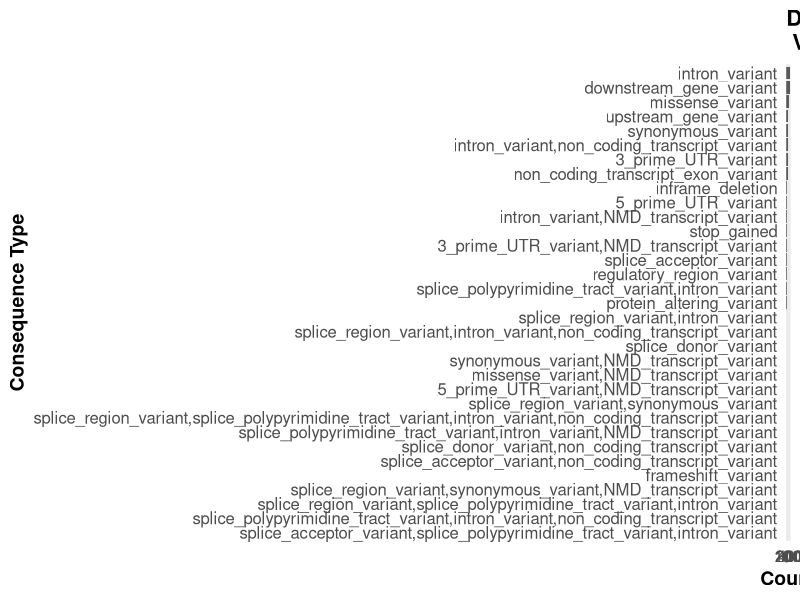
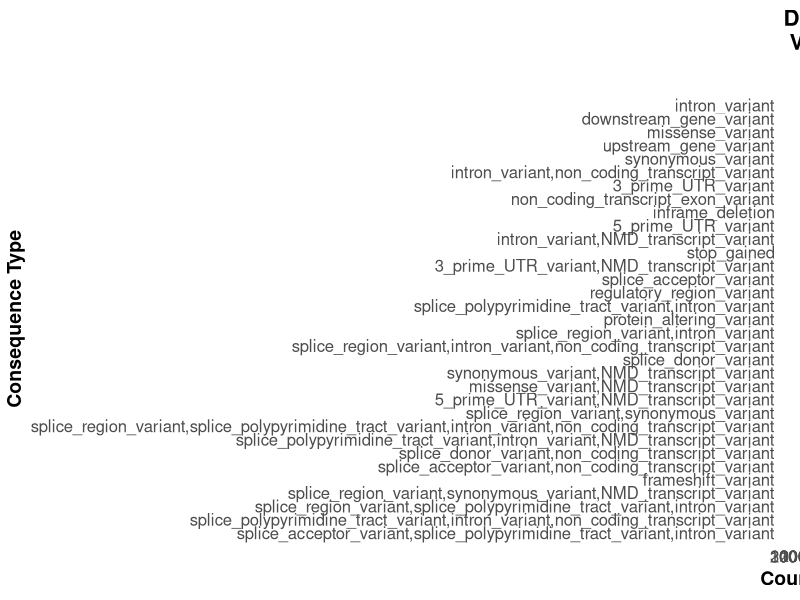
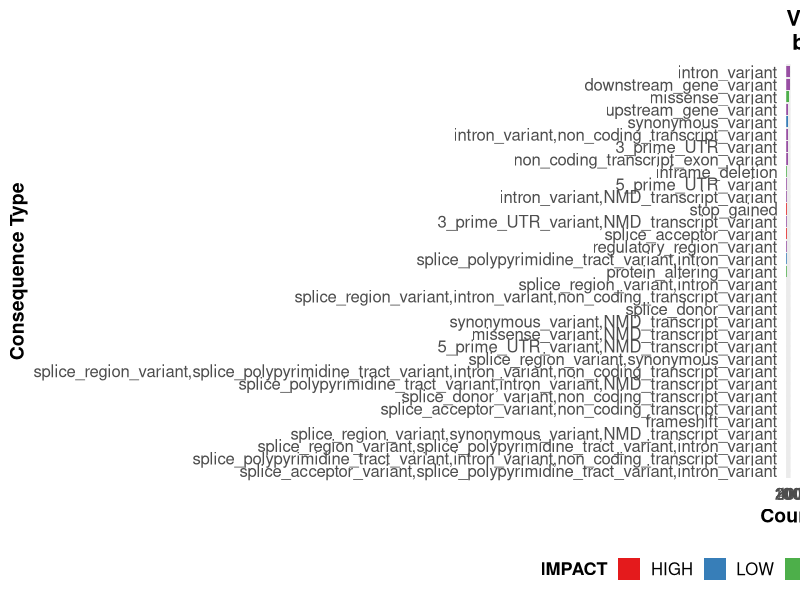
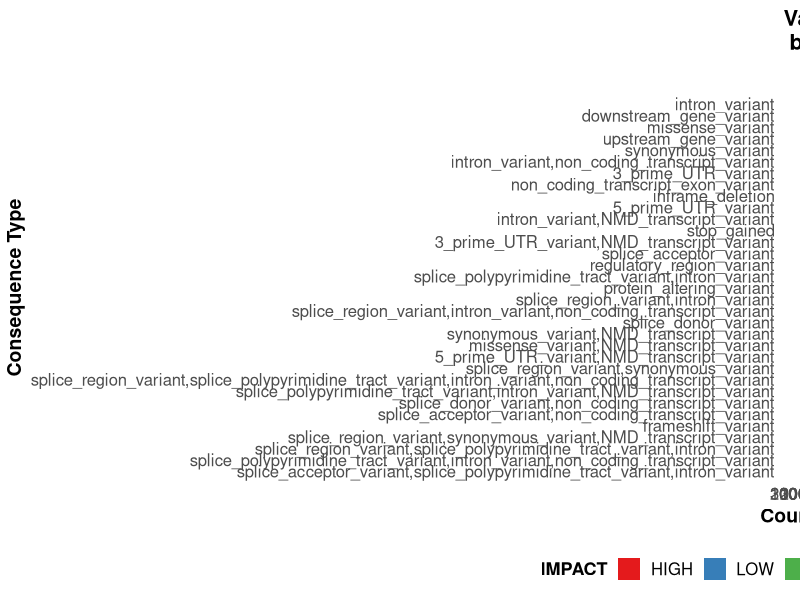
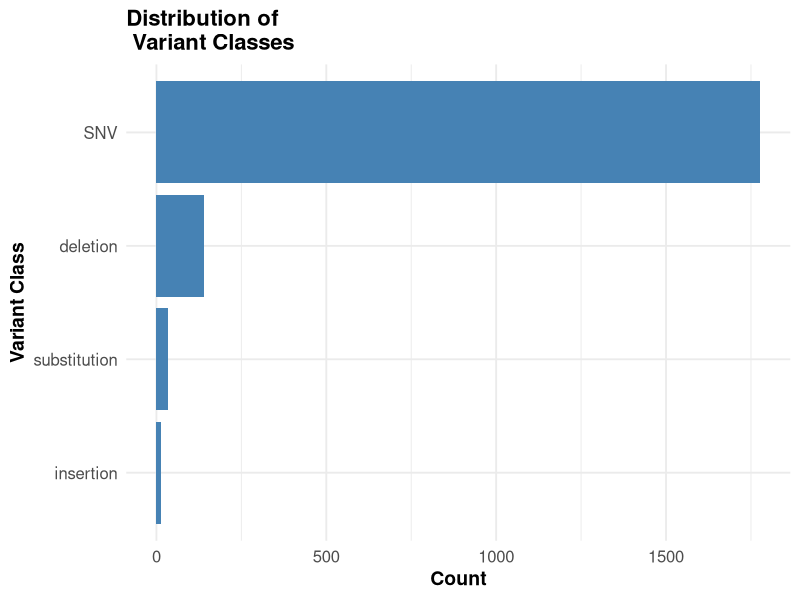
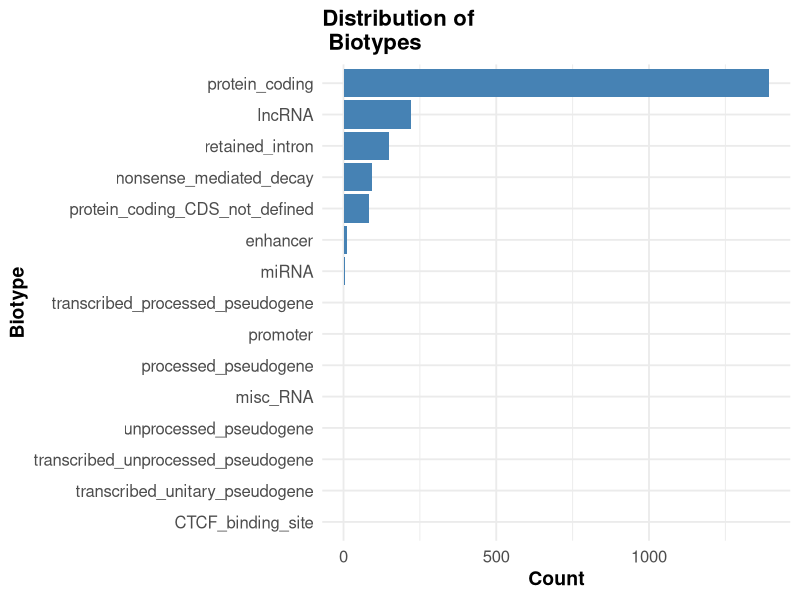
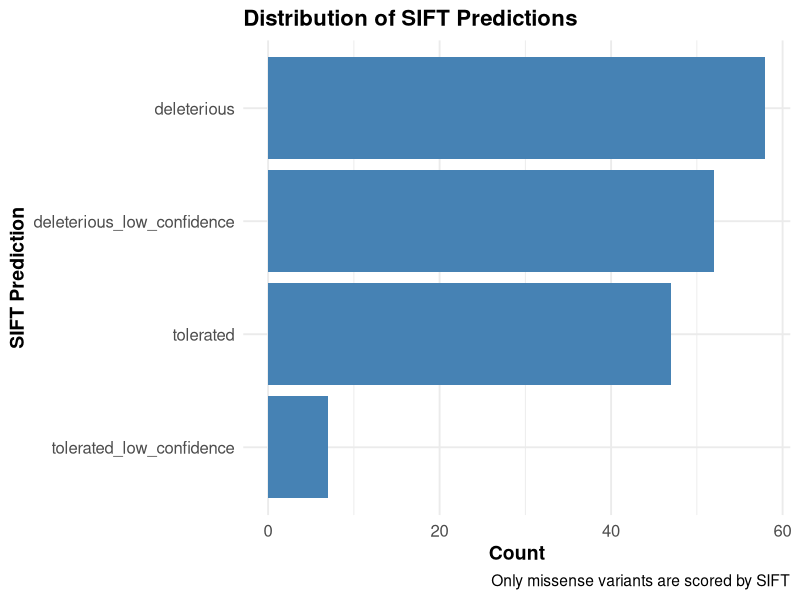
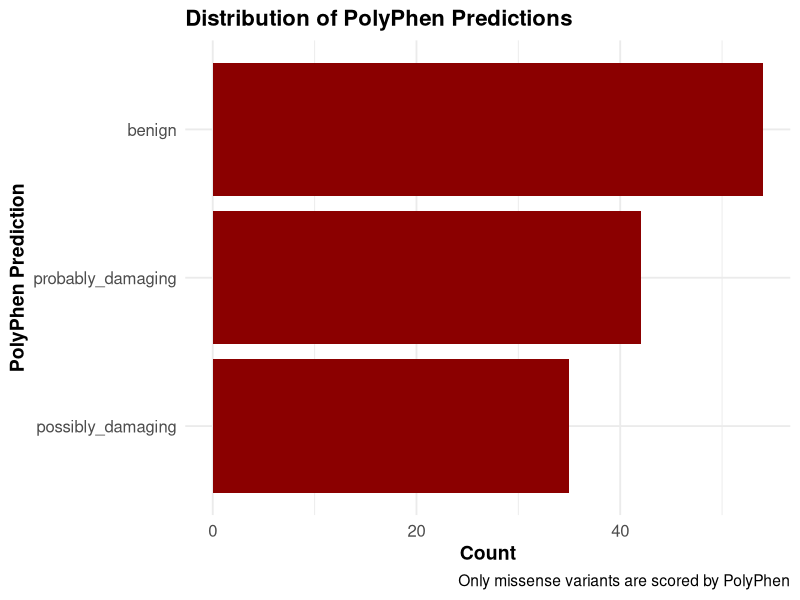

Source code (R) for these figures, in order:
# get libraries
library(tidyverse)
library(magrittr)
library(readr)

# VEP output in
vep_data <- read_tsv(
  "scripts/variant_annotation/chr6ch17_mutect2_annotated_with_clinVar.txt",
  comment = "##"
)

# better to set up a theme
theme_course <- function() {
  theme_minimal(base_size = 14) +  # Base size affects all text
    theme(
      plot.title = element_text(size = 16, face = "bold"),
      axis.title = element_text(size = 14, face = "bold"),
      axis.text = element_text(size = 12),
      legend.title = element_text(size = 13, face = "bold"),
      legend.text = element_text(size = 12),
      strip.text = element_text(size = 13, face = "bold"),  # For facets
      legend.position = "bottom"
    )
}

# Split when it contains multiple values
consequences_df <- vep_data %>%
  separate_rows(Consequence, sep="&") %>%
  select(Consequence)

# get chr
vep_data <- vep_data %>%
  separate(Location, into = c("chr", "position"), sep=":") %>% 
  mutate(chr = factor(chr, levels = c("chr6", "chr17")))

# Extract IMPACT from Extra column
vep_data$IMPACT <- gsub(".*IMPACT=([^;]+).*", "\\1", vep_data$Extra)

# get nice data out of the df
extract_field <- function(data, field) {
  gsub(paste0(".*", field, "=([^;]+).*"), "\\1", data$Extra)
}

# combine multiple fields
vep_data <- vep_data %>%
  mutate(
    IMPACT = extract_field(., "IMPACT"),
    SYMBOL = extract_field(., "SYMBOL"),
    VARIANT_CLASS = extract_field(., "VARIANT_CLASS"),
    BIOTYPE = extract_field(., "BIOTYPE")
  )

#  Tip1. Consequence plot, to visualize the distribution of consequences 
# consequence plot
ggplot(vep_data, aes(x=reorder(Consequence, table(Consequence)[Consequence]))) +
  geom_bar() +
  coord_flip() +
  theme_minimal() +
  labs(title="Distribution of \n Variant Consequences",
       x="Consequence Type",
       y="Count") +
  theme_course()

#  2. Consequence plot, by chromosome 
# consequence plot 
ggplot(vep_data, aes(x=reorder(Consequence, table(Consequence)[Consequence]))) +
  geom_bar() +
  coord_flip() +
  theme_minimal() +
  labs(title="Distribution of \n Variant Consequences",
       x="Consequence Type",
       y="Count") +
  facet_grid(~chr) +
  theme(
    legend.position = "bottom"
  ) +
  theme_course()

# 3. Can we see the consequence colored by impact 
# Impact + Consequence plot
ggplot(vep_data, aes(x=reorder(Consequence, table(Consequence)[Consequence]), fill=IMPACT)) +
  geom_bar() +
  coord_flip() +
  theme_minimal() +
  scale_fill_brewer(palette="Set1") +
  labs(title="Variant Consequences \n by Impact",
       x="Consequence Type",
       y="Count") +
  theme(
    legend.position = "bottom"
  )  +
  theme_course()

# 4. Can we see the consequence colored by impact by chromosome 
# Impact + consequence plot x chr
ggplot(vep_data, aes(x=reorder(Consequence, table(Consequence)[Consequence]), fill=IMPACT)) +
  geom_bar() +
  coord_flip() +
  theme_minimal() +
  scale_fill_brewer(palette="Set1") +
  labs(title="Variant Consequences \n by Impact",
       x="Consequence Type",
       y="Count") +
  facet_grid(~chr) +
  theme(
    legend.position = "bottom"
  )  +
  theme_course()
# 
# Tip5. What are the most common variant classes? 
# variant class plot
vep_data %>%
  count(VARIANT_CLASS) %>%  # Count the classees
  arrange(desc(n)) %>%  # Sort in descending ord
  ggplot(aes(x = reorder(VARIANT_CLASS, n), y = n)) +
  geom_bar(stat = "identity", fill = "steelblue") +
  coord_flip() +
  theme_minimal() +
  labs(title = "Distribution of \n Variant Classes",
       x = "Variant Class",
       y = "Count")  +
  theme_course()
# 6. What are the most common biotypes? 
# biotype distribution
ggplot(vep_data, aes(x=reorder(BIOTYPE, table(BIOTYPE)[BIOTYPE]))) +
  geom_bar(fill="steelblue") +
  coord_flip() +
  theme_minimal() +
  labs(title="Distribution of \n Biotypes",
       x="Biotype",
       y="Count") +
  theme_course()

#  Tip7. Bonus: ClinVar, SIFT, ans PolyPhen 
# Extract SIFT
vep_data$sift <- str_extract(vep_data$Extra, "SIFT=.*?;")
vep_data$sift <- str_replace(vep_data$sift, "SIFT=", "") 
vep_data$sift <- str_replace(vep_data$sift, ";", "")
vep_data$sift <- str_replace(vep_data$sift, "\\(.*\\)", "")

# Extract PolyPhen 
vep_data$polyphen <- vep_data$Extra %>%
  str_extract("PolyPhen=.*?;") %>%
  str_replace("PolyPhen=", "") %>%
  str_replace(";", "") %>%
  str_replace("\\(.*\\)", "")

# Extract ClinVar
vep_data$clinvar <- vep_data$Extra %>%
  str_extract("CLIN_SIG=.*?;") %>%
  str_replace("CLIN_SIG=", "") %>%
  str_replace(";", "")

# Distribution of SIFT predictions
ggplot(subset(vep_data, !is.na(sift)), 
       aes(x = reorder(sift, table(sift)[sift]))) +
  geom_bar(fill = "steelblue") +
  coord_flip() +
  theme_minimal() +
  labs(title = "Distribution of SIFT Predictions",
       x = "SIFT Prediction",
       y = "Count",
       caption = "Only missense variants are scored by SIFT")  +
  theme_course()

# Distribution of PolyPhen predictions 
ggplot(subset(vep_data, !is.na(polyphen)), 
       aes(x = reorder(polyphen, table(polyphen)[polyphen]))) +
  geom_bar(fill = "darkred") +
  coord_flip() +
  theme_minimal() +
  labs(title = "Distribution of PolyPhen Predictions",
       x = "PolyPhen Prediction",
       y = "Count",
       caption = "Only missense variants are scored by PolyPhen")  +
  theme_course()

# Only for variants with both predictions
p3 <- subset(vep_data, !is.na(sift) & !is.na(polyphen)) %>%
  ggplot(aes(x = sift, fill = IMPACT)) +
  geom_bar() +
  facet_wrap(~polyphen) +
  coord_flip() +
  theme_minimal() +
  scale_fill_brewer(palette = "Set1") +
  labs(title = "SIFT and PolyPhen Predictions by Impact",
       x = "SIFT Prediction",
       y = "Count") +
  theme(legend.position = "bottom") +
  theme_course()

# 4. ClinVar significance with impact 
p4 <- subset(vep_data, !is.na(clinvar)) %>%
  ggplot(aes(x = reorder(clinvar, table(clinvar)[clinvar]), fill = IMPACT)) +
  geom_bar() +
  coord_flip() +
  scale_fill_brewer(palette = "Set1") +
  theme_minimal() +
  labs(title = "Clinical Significance by Impact",
       x = "ClinVar Clinical Significance",
       y = "Count") +
  theme(legend.position = "bottom") +
  theme_course()

# 5. For missense variants only - comparison of predictions
p5 <- subset(vep_data, Consequence == "missense_variant" & !is.na(sift) & !is.na(polyphen)) %>%
  ggplot(aes(x = sift, fill = polyphen)) +
  geom_bar(position = "dodge") +
  theme_minimal() +
  scale_fill_brewer(palette = "Set2") +
  labs(title = "SIFT vs PolyPhen Predictions\nfor Missense Variants",
       x = "SIFT Prediction",
       y = "Count",
       fill = "PolyPhen Prediction") +
  theme(axis.text.x = element_text(angle = 45, hjust = 1)) +
  theme_course()

# Gene-level summary - most frequently mutated genes
p6 <- vep_data %>%
  filter(!is.na(SYMBOL) & SYMBOL != "") %>%
  count(SYMBOL, chr) %>%
  arrange(desc(n)) %>%
  slice_head(n = 20) %>%
  ggplot(aes(x = reorder(SYMBOL, n), y = n, fill = chr)) +
  geom_col() +
  coord_flip() +
  scale_fill_brewer(palette = "Set1") +
  labs(title = "Top 20 Most Frequently Mutated Genes",
       x = "Gene Symbol",
       y = "Number of Variants",
       fill = "Chromosome") +
  theme_course()

# High impact variants by gene
p7 <- vep_data %>%
  filter(IMPACT %in% c("HIGH", "MODERATE") & !is.na(SYMBOL) & SYMBOL != "") %>%
  count(SYMBOL, IMPACT) %>%
  arrange(desc(n)) %>%
  slice_head(n = 30) %>%
  ggplot(aes(x = reorder(SYMBOL, n), y = n, fill = IMPACT)) +
  geom_col() +
  coord_flip() +
  scale_fill_manual(values = c("HIGH" = "#d62728", "MODERATE" = "#ff7f0e")) +
  labs(title = "Genes with High/Moderate Impact Variants",
       x = "Gene Symbol",
       y = "Number of Variants",
       fill = "Impact Level") +
  theme_course()

print(p3)
print(p4)
print(p5)
print(p6)
print(p7)

# make a summary pf the mutations
summary_table <- vep_data %>%
  summarise(
    total_variants = n(),
    high_impact = sum(IMPACT == "HIGH", na.rm = TRUE),
    moderate_impact = sum(IMPACT == "MODERATE", na.rm = TRUE),
    low_impact = sum(IMPACT == "LOW", na.rm = TRUE),
    with_clinvar = sum(!is.na(clinvar)),
    pathogenic_clinvar = sum(grepl("pathogenic", clinvar, ignore.case = TRUE), na.rm = TRUE),
    with_sift = sum(!is.na(sift)),
    sift_deleterious = sum(grepl("deleterious", sift, ignore.case = TRUE), na.rm = TRUE),
    with_polyphen = sum(!is.na(polyphen)),
    polyphen_damaging = sum(grepl("damaging", polyphen, ignore.case = TRUE), na.rm = TRUE)
  )
